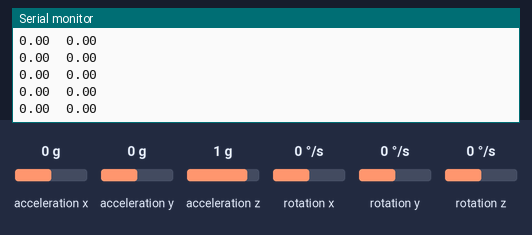
A sketch run on a simulated ESP32. Shown: the last lines printed to the serial monitor. The test bench sets the inputs (shaded band); at power-on: acceleration x 0 g, acceleration y 0 g, acceleration z 1 g, rotation x 0 °/s, rotation y 0 °/s, rotation z 0 °/s.

Above: at 3.2 s.
3.3 s: acceleration x set to -1.4 g
At 3.36 s:
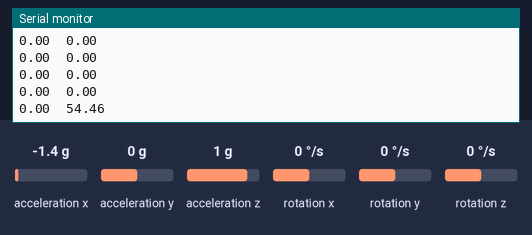
4.8 s: acceleration y set to -1.4 g
At 4.81 s:
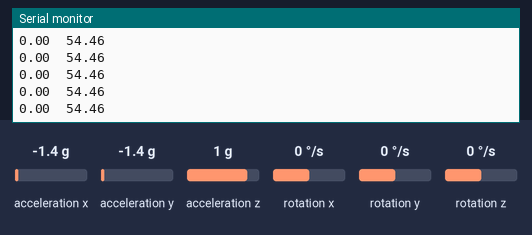
6.3 s: acceleration z set to -1.4 g
At 6.31 s:
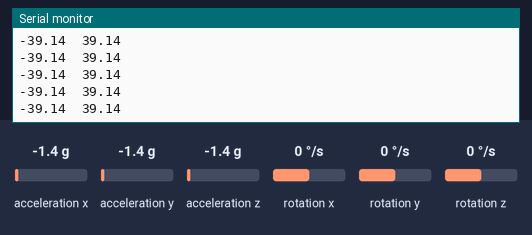
Timing chart, 0 to 9.3 s (numbered marks = the images above; inputs shaded):
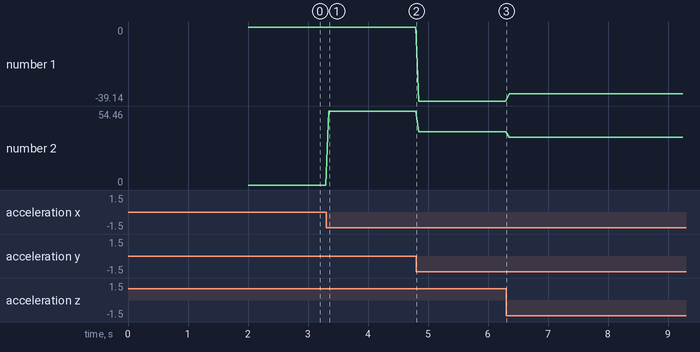

Measured:
- after the input at 3.3 s, the serial monitor: prints a new line after 0.05 s (image 1)
- plotted number 1: 0 → -39.14 after the input at 4.8 s, -39.14 → -35.26 after the input at 6.3 s
- plotted number 2: 0 → 54.46 after the input at 3.3 s, 54.46 → 39.14 after the input at 4.8 s, 39.14 → 35.26 after the input at 6.3 s

The sketch:

MP6050_trial_V2.ino
```cpp
#include "Wire.h"
#include <MPU6050_light.h>

MPU6050 mpu(Wire);
unsigned long timer = 0;

void setup() {
  Serial.begin(19200);
  Wire.begin(1, 0); // (GPIO1 - SDA, GPIO0 - SCL)

  byte status = mpu.begin();
  //Serial.print(F("MPU6050 status: "));
  //Serial.println(status);
  while(status!=0){ } // stop everything if could not connect to MPU6050

  //Serial.println(F("Calculating offsets, do not move MPU6050"));
  delay(1000);
  // mpu.upsideDownMounting = true; // uncomment this line if the MPU6050 is mounted upside-down
  mpu.calcOffsets(); // gyro and accelero
  //Serial.println("Done!\n");
}

void loop() {
  mpu.update();

  if((millis()-timer)>50){ // print data every 50ms

	//Serial.print("X : ");
	Serial.print(mpu.getAngleX());
	Serial.print("\t");
  //Serial.print("Y : ");
	Serial.println(mpu.getAngleY());
	timer = millis();

  }
}
```
